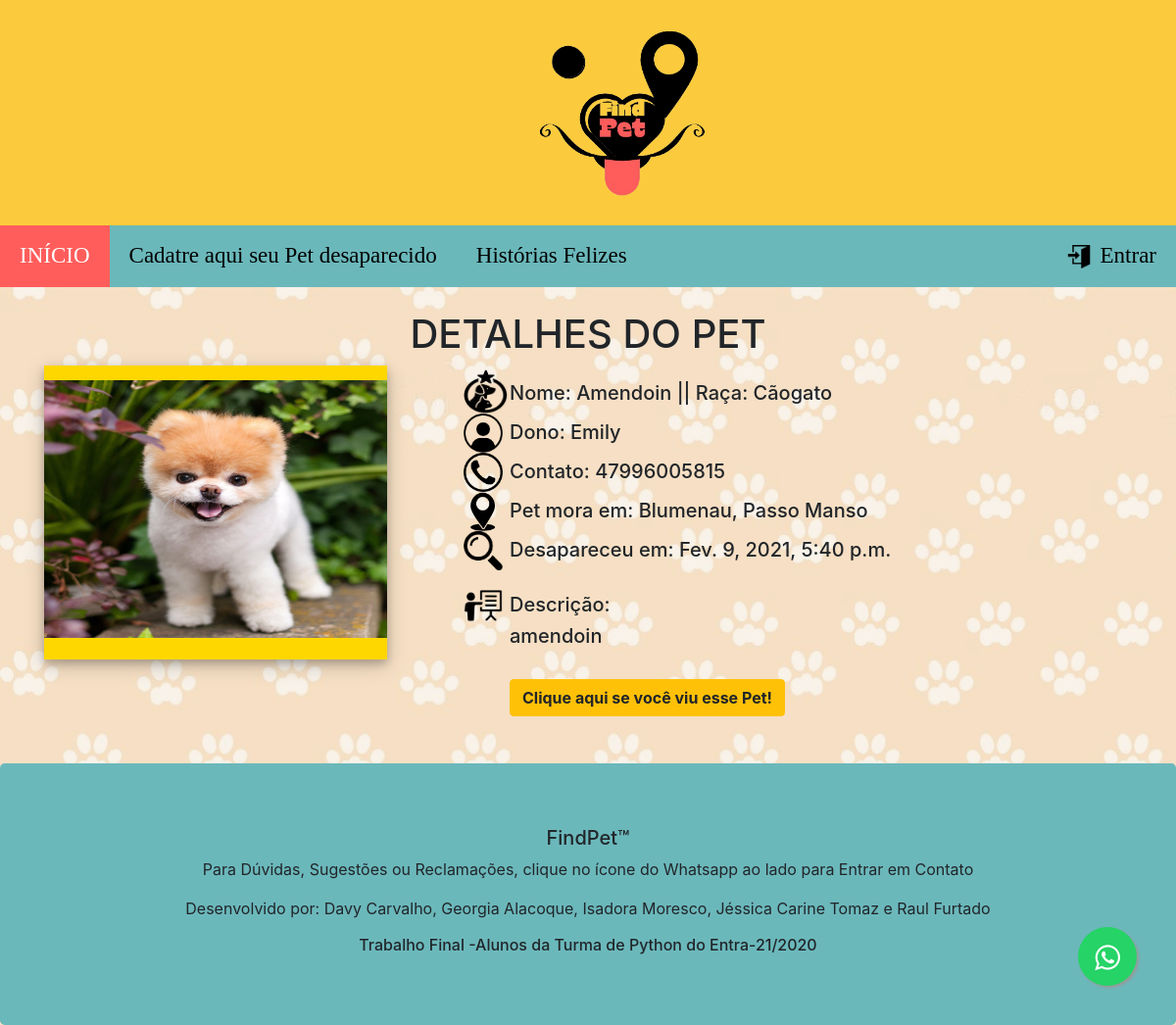
The app's page /pet/detail/1/, older data.
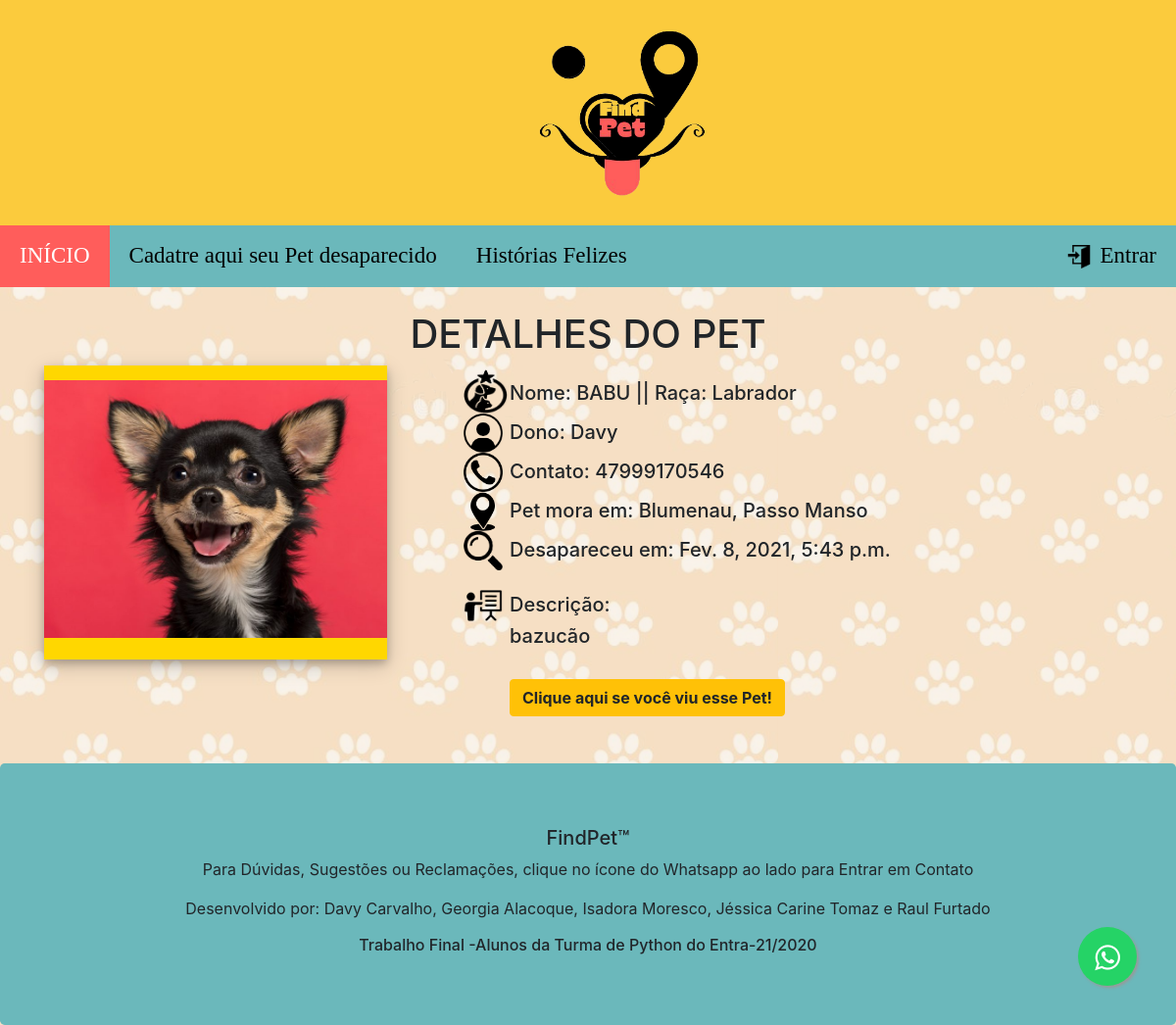
The same page, newer data.
### core/models.py (models this page shows, shortened)
class Pet(models.Model):
    id = models.AutoField(primary_key=True)
    user = models.ForeignKey(User, on_delete=models.CASCADE)
    owner = models.CharField(max_length=30) #<----- default=None é o problema de aceitar valores vazios!
    pet_name = models.CharField(max_length=30)#<----- default=None é o problema de aceitar valores vazios!
    breed = models.CharField(max_length=15)#<----- default=None é o problema de aceitar valores vazios!
    district = models.CharField(max_length=50)#<----- default=None é o problema de aceitar valores vazios!
    city = models.CharField(max_length=100)
    description = models.TextField()#<----- default=None é o problema de aceitar valores vazios!
    contact_phone = models.CharField(max_length=11)
    contact_email = models.EmailField()
    begin_date = models.DateTimeField(auto_now_add=True)
    photo = models.ImageField(upload_to='uploaded_pet_photos')
    active = models.BooleanField(default=True)
    class Meta:
        db_table = 'pet'

### core/views.py (the view)
# urls.py: path('pet/detail/<id>/', views.pet_detail, name='pet_detail'),
def pet_detail(request, id):
    pet = Pet.objects.get(active=True, id=id)
    return render(request, 'pet.html', {'pet':pet})

### core/templates/pet.html (shortened to what this page needs)
{% extends "model-page.html"%}
{% load static %}
{% block content %}
<h1 class='text-center mt-4' >DETALHES DO PET</h1>
<div class='container'>
    <div class='row'>
        <div class='col-sm-4'>
            <div style='box-shadow: 0 4px 8px 0 rgba(0,0,0,0.2), 0 6px 20px 0 rgba(0,0,0,0.2);
                        background-color:#FFD700; width: 350px; height:300px; position: relative; z-index: -1;'>
                <img src='{{pet.photo.url}}' style='width:350px; height: 263px; margin-top:15px;'>
            </div>
        </div>
        <div class='col-sm-1' style='position: relative; z-index: -1;'>
            <img class='ml-5 mt-1' src="{% static 'imgs\icone_pet.png'%}" style="width:45px; height:45px;">
            <img class='ml-5' src="{% static 'imgs\icone_user.png'%}" style="width:40px; height:40px;">
            <img class='ml-5' src="{% static 'imgs\icone_phone.png'%}" style="width:40px; height:40px;">
            <img class='ml-5' src="{% static 'imgs\icone_localizacao.png'%}" style="width:40px; height:40px;">
            <img class='ml-5' src="{% static 'imgs\icone_lupa.png'%}" style="width:40px; height:40px;">
            <img class='ml-5 mt-3' src="{% static 'imgs\icone_description.png'%}" style="width:40px; height:40px;">
        </div>
        <div class='col-sm-6'>
            <h5 class='mt-3' style='position: relative; z-index: -1;'>Nome: {{pet.pet_name}} || Raça: {{pet.breed}}</h5>
            <h5 class='mt-3' style='position: relative; z-index: -1;'>Dono: {{pet.owner}}</h5>
            <h5 class='mt-3' style='position: relative; z-index: -1;'>Contato: {{pet.contact_phone}}</h5>
            <h5 class='mt-3' style='position: relative; z-index: -1;'>Pet mora em: {{pet.city}}, {{pet.district}}</h5>
            <h5 class='mt-3' style='position: relative; z-index: -1;'>Desapareceu em: {{pet.begin_date}}</h5>
            <br>
            <h5 style='position: relative; z-index: -1;'>Descrição:</h5>
            <h5 style='position: relative; z-index: -1;'>{{pet.description}}</h5>
            {% if request.user != pet.user %}
                <a href="/pet/register_eu_vi/?id={{ pet.id }}">
                <button type="button" class="mt-4 btn btn-warning"><b>Clique aqui se você viu esse Pet!</b></button>
                </a>
            {% endif %}
        </div>
    </div>
</div>
{% endblock %}

Row changes from the older to the newer data that the page shows:
changed Pet "Blumenau": photo: a different picture; pet_name "Amendoin" → "BABU"; breed "Cãogato" → "Labrador"; owner "Emily" → "Davy"; contact_phone "47996005815" → "47999170546"; begin_date "Fev. 9, 2021, 5:40 p.m." → "Fev. 8, 2021, 5:43 p.m."; description "amendoin" → "bazucão"
